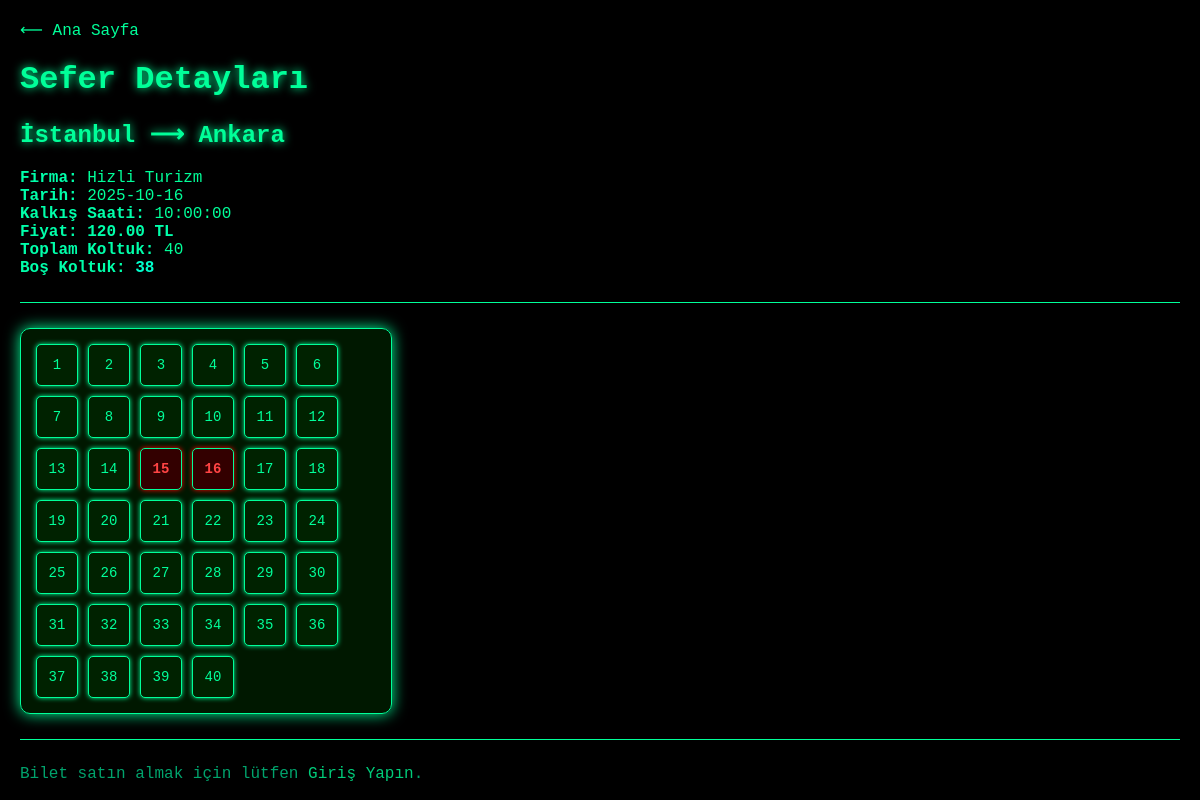
Before: /sefer_detay.php?trip_id=1 with the older database file.
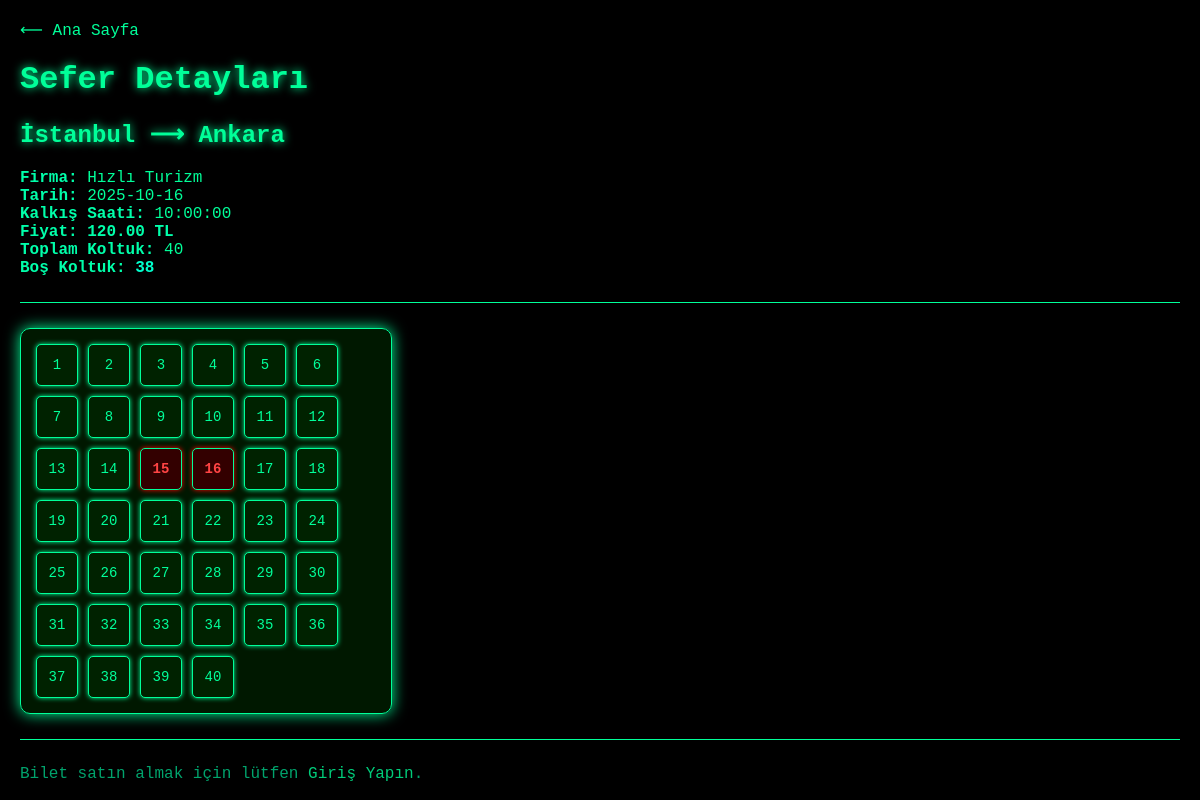
After: the same page with the newer database file.
### tables this page shows
CREATE TABLE trips (
    id INTEGER PRIMARY KEY AUTOINCREMENT, -- Benzersiz Sefer ID'si
    firma_id INTEGER NOT NULL,            -- Hangi Firmaya Ait Olduğu
    departure_city TEXT NOT NULL,         -- Kalkış Şehri
    arrival_city TEXT NOT NULL,           -- Varış Şehri
    trip_date DATE NOT NULL,              -- Sefer Tarihi
    departure_time TIME NOT NULL,         -- Kalkış Saati
    price REAL NOT NULL,                  -- Bilet Fiyatı
    total_seats INTEGER NOT NULL,         -- Toplam Koltuk Sayısı
    created_at DATETIME DEFAULT CURRENT_TIMESTAMP,
    FOREIGN KEY (firma_id) REFERENCES firms(id)
);

CREATE TABLE firms (
    id INTEGER PRIMARY KEY AUTOINCREMENT, -- Benzersiz Firma ID'si
    name TEXT NOT NULL UNIQUE,            -- Firma Adı
    logo_url TEXT,                        -- Firma Logosu URL'si
    created_at DATETIME DEFAULT CURRENT_TIMESTAMP
);

### sefer_detay.php (the view, shortened to what this page needs)
<?php
$is_logged_in = isset($_SESSION['user_id']);
$user_role = $_SESSION['role'] ?? 'ziyaretci';
$database_file = 'database.sqlite';
$trip_id = $_GET['trip_id'] ?? null;
try {
    $db = new PDO("sqlite:$database_file");
    $db->setAttribute(PDO::ATTR_ERRMODE, PDO::ERRMODE_EXCEPTION);
    $stmt_trip = $db->prepare("SELECT t.*, f.name as firma_name
                               FROM trips t
                               JOIN firms f ON t.firma_id = f.id
                               WHERE t.id = ?");
    $stmt_trip->execute([$trip_id]);
    $trip = $stmt_trip->fetch(PDO::FETCH_ASSOC);
    $stmt_seats = $db->prepare("SELECT seat_number FROM tickets WHERE trip_id = ? AND is_cancelled = 0");
    $stmt_seats->execute([$trip_id]);
    $occupied_seats = $stmt_seats->fetchAll(PDO::FETCH_COLUMN);
    $available_seats_count = $trip['total_seats'] - count($occupied_seats);
} catch (Exception $e) {
    $error = "Hata: " . $e->getMessage();
}
?>
<!DOCTYPE html>
<html lang="tr">
<head>
</head>
<body>
    <p><a href="index.php">⟵ Ana Sayfa</a></p>
    <h1> Sefer Detayları</h1>
    <h2><?php echo htmlspecialchars($trip['departure_city']); ?> ⟶ <?php echo htmlspecialchars($trip['arrival_city']); ?></h2>
    <p>
        <strong>Firma:</strong> <?php echo htmlspecialchars($trip['firma_name']); ?><br>
        <strong>Tarih:</strong> <?php echo htmlspecialchars($trip['trip_date']); ?><br>
        <strong>Kalkış Saati:</strong> <?php echo htmlspecialchars($trip['departure_time']); ?><br>
        <strong>Fiyat:</strong> <strong style="color: #00ffaa;"><?php echo number_format($trip['price'], 2); ?> TL</strong><br>
        <strong>Toplam Koltuk:</strong> <?php echo htmlspecialchars($trip['total_seats']); ?><br>
        <strong>Boş Koltuk:</strong> <strong style="color: #00ffcc;"><?php echo $available_seats_count; ?></strong>
    </p>
    <hr>
    <div class="seat-map">
        <?php for ($i = 1; $i <= $trip['total_seats']; $i++): ?>
            <?php
                $is_occupied = in_array($i, $occupied_seats);
                $class = $is_occupied ? 'occupied' : 'available';
            ?>
            <div class="seat <?php echo $class; ?>"
                 title="<?php echo $is_occupied ? 'Dolu' : 'Boş'; ?>">
                <?php echo $i; ?>
            </div>
        <?php endfor; ?>
    </div>
    <hr>
    <?php if ($is_logged_in && $user_role === 'user'): ?>
        <p>
            <a href="bilet_satin_al.php?trip_id=<?php echo $trip['id']; ?>" class="btn">
                Bilet Satın Al
            </a>
        </p>
    <?php else: ?>
        <p style="color: gray;">
            Bilet satın almak için lütfen <a href="login.php">Giriş Yapın</a>.
        </p>
    <?php endif; ?>
</body>
</html>

Changed rows visible on the page:
changed through a linked row, trips "İstanbul": firma.name "Hizli Turizm" → "Hızlı Turizm"
